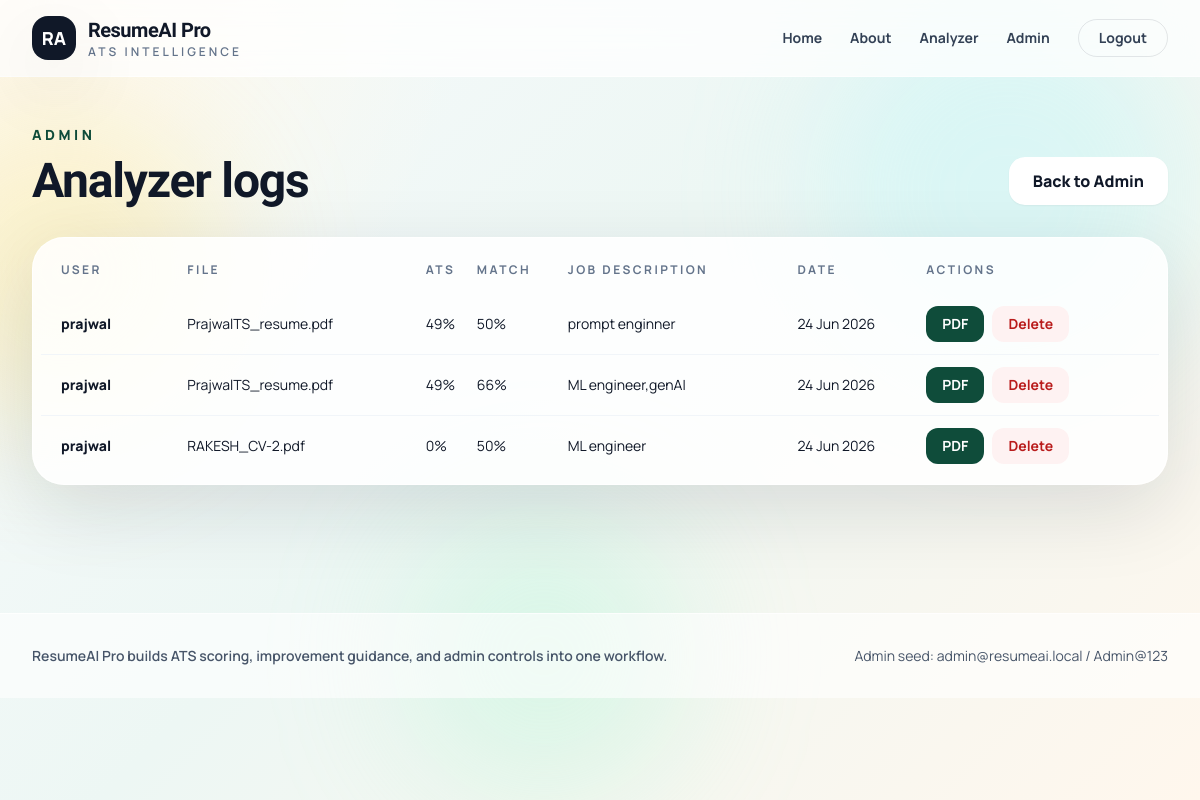
The page /admin/logs (signed in) on the database its author committed.
### models.py (models this page shows)
class ResumeAnalysis(db.Model):
    __tablename__ = "resume_analysis"
    id = db.Column(db.Integer, primary_key=True)
    user_id = db.Column(
        db.Integer,
        db.ForeignKey("users.id")
    )
    filename = db.Column(db.String(200))
    ats_score = db.Column(db.Integer)
    match_score = db.Column(
        db.Integer,
        default=0
    )
    job_description = db.Column(db.Text)
    extracted_text = db.Column(db.Text)
    strengths = db.Column(db.Text)
    weaknesses = db.Column(db.Text)
    missing_skills = db.Column(db.Text)
    suggestions = db.Column(db.Text)
    analysis = db.Column(db.Text)
    created_at = db.Column(
        db.DateTime,
        default=datetime.utcnow
    )

class User(UserMixin, db.Model):
    __tablename__ = "users"
    id = db.Column(db.Integer, primary_key=True)
    username = db.Column(
        db.String(100),
        nullable=False
    )
    email = db.Column(
        db.String(120),
        unique=True,
        nullable=False
    )
    password = db.Column(
        db.String(255),
        nullable=False
    )
    role = db.Column(
        db.String(20),
        default="user"
    )
    created_at = db.Column(
        db.DateTime,
        default=datetime.utcnow
    )
    profile_image = db.Column(
        db.String(200),
        default="default.png"
    )
    bio = db.Column(
        db.Text,
        default=""
    )
    linkedin = db.Column(
        db.String(200),
        default=""
    )
    github = db.Column(
        db.String(200),
        default=""
    )
    resumes = db.relationship(
        "ResumeAnalysis",
        backref="user",
        lazy=True,
        cascade="all, delete-orphan"
    )

### app.py (the view)
@app.route("/admin/logs")
@admin_required
def admin_logs():
    logs = ResumeAnalysis.query.order_by(ResumeAnalysis.created_at.desc()).all()
    return render_template("admin/logs.html", logs=logs)

### app.py (called while the page is built)
def admin_required(view):
    @wraps(view)
    @login_required
    def wrapped(*args, **kwargs):
        if current_user.role != "admin":
            flash("Admin access required.", "error")
            return redirect(url_for("dashboard"))
        return view(*args, **kwargs)
    return wrapped

@login_manager.user_loader
def load_user(user_id):
    return User.query.get(int(user_id))

@app.context_processor
def inject_stats():
    return {"site_name": "ResumeAI Pro"}

### templates/admin/logs.html
{% extends "base.html" %}
{% block content %}
<section class="mx-auto max-w-7xl px-5 py-12 lg:px-8">
    <div class="mb-8 flex flex-col gap-4 md:flex-row md:items-end md:justify-between">
        <div>
            <p class="text-sm font-black uppercase tracking-[0.25em] text-pine">Admin</p>
            <h1 class="mt-3 font-display text-5xl font-extrabold tracking-tight">Analyzer logs</h1>
        </div>
        <a href="{{ url_for('admin_dashboard') }}" class="rounded-2xl bg-white px-6 py-3 text-center font-extrabold text-ink shadow-sm">Back to Admin</a>
    </div>
    <div class="overflow-x-auto rounded-[2rem] border border-white/80 bg-white/85 p-2 shadow-soft">
        <table class="w-full min-w-[1000px] text-left text-sm">
            <thead class="text-xs uppercase tracking-[0.2em] text-slate-500">
                <tr>
                    <th class="px-5 py-4">User</th>
                    <th>File</th>
                    <th>ATS</th>
                    <th>Match</th>
                    <th>Job Description</th>
                    <th>Date</th>
                    <th>Actions</th>
                </tr>
            </thead>
            <tbody class="divide-y divide-slate-100">
                {% for log in logs %}
                    <tr>
                        <td class="px-5 py-4 font-black">{{ log.user.username if log.user else 'Deleted user' }}</td>
                        <td>{{ log.filename }}</td>
                        <td>{{ log.ats_score }}%</td>
                        <td>{{ log.match_score or 0 }}%</td>
                        <td class="max-w-sm truncate">{{ log.job_description or 'No JD provided' }}</td>
                        <td>{{ log.created_at.strftime('%d %b %Y') }}</td>
                        <td class="flex gap-2 py-3">
                            <a href="{{ url_for('download_report', id=log.id) }}" class="rounded-xl bg-pine px-4 py-2 font-bold text-white">PDF</a>
                            <form method="POST" action="{{ url_for('delete_log', id=log.id) }}">
                                <button class="rounded-xl bg-red-50 px-4 py-2 font-bold text-red-700 hover:bg-red-100">Delete</button>
                            </form>
                        </td>
                    </tr>
                {% else %}
                    <tr><td class="px-5 py-8 text-slate-500" colspan="7">No analyzer logs yet.</td></tr>
                {% endfor %}
            </tbody>
        </table>
    </div>
</section>
{% endblock %}

### rows shown on the page
ResumeAnalysis: user "prajwal", filename "PrajwalTS_resume.pdf", ats_score "49", match_score "50", job_description "prompt enginner", created_at "24 Jun 2026"
ResumeAnalysis: user "prajwal", filename "PrajwalTS_resume.pdf", ats_score "49", match_score "66", job_description "ML engineer,genAI", created_at "24 Jun 2026"
ResumeAnalysis: user "prajwal", filename "RAKESH_CV-2.pdf", ats_score "0", match_score "50", job_description "ML engineer", created_at "24 Jun 2026"

### other values the page prints
{{ site_name }} "ResumeAI Pro"
